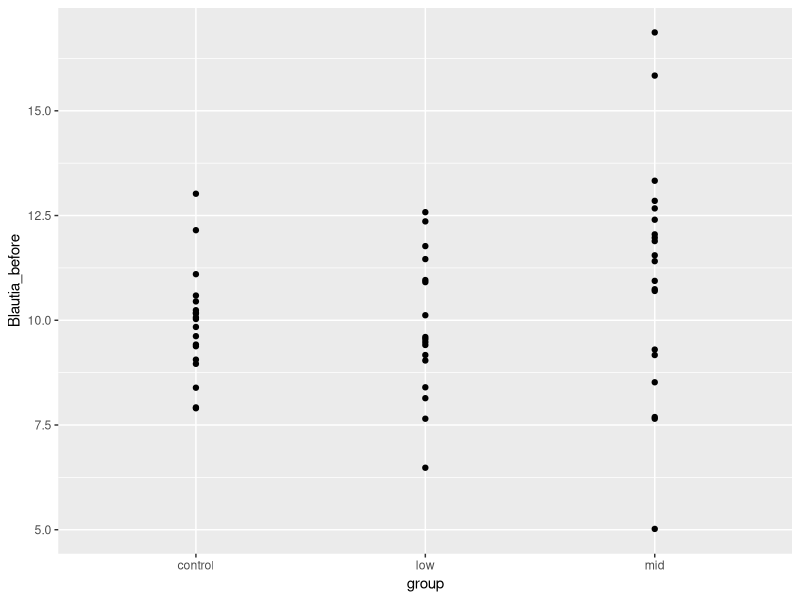
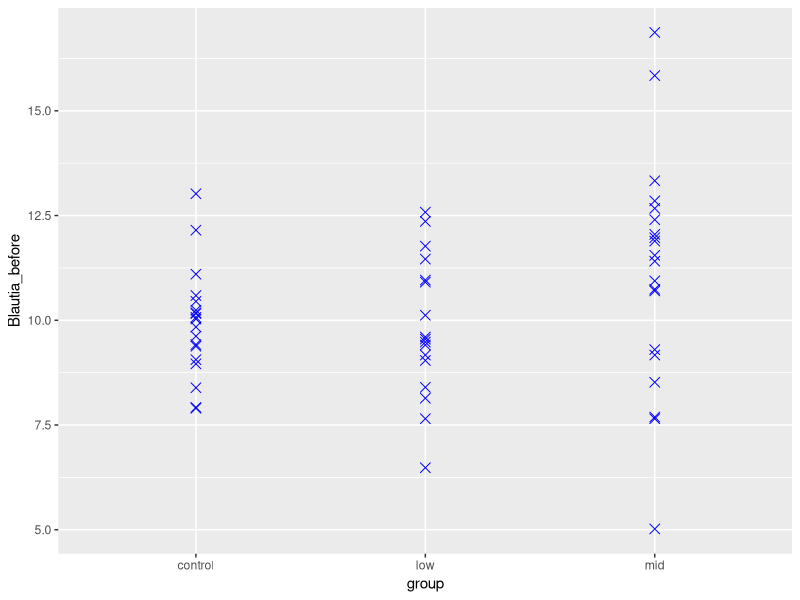
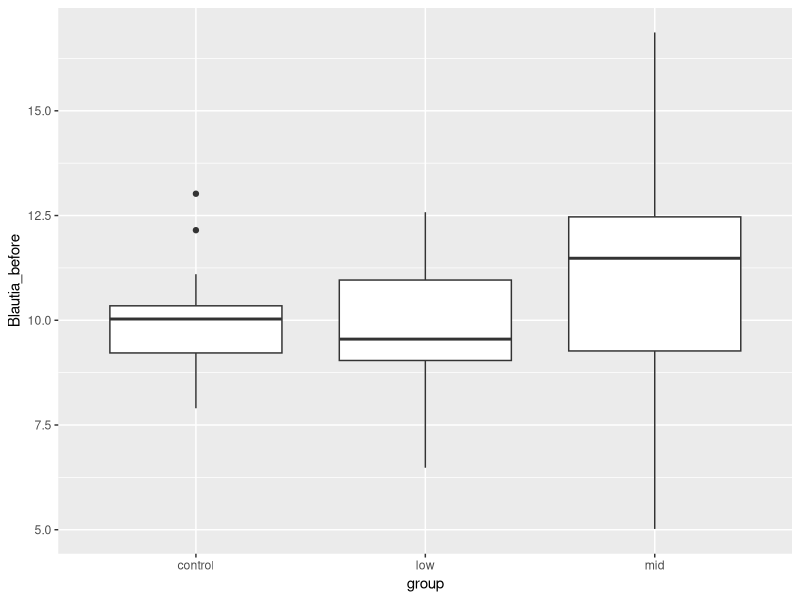
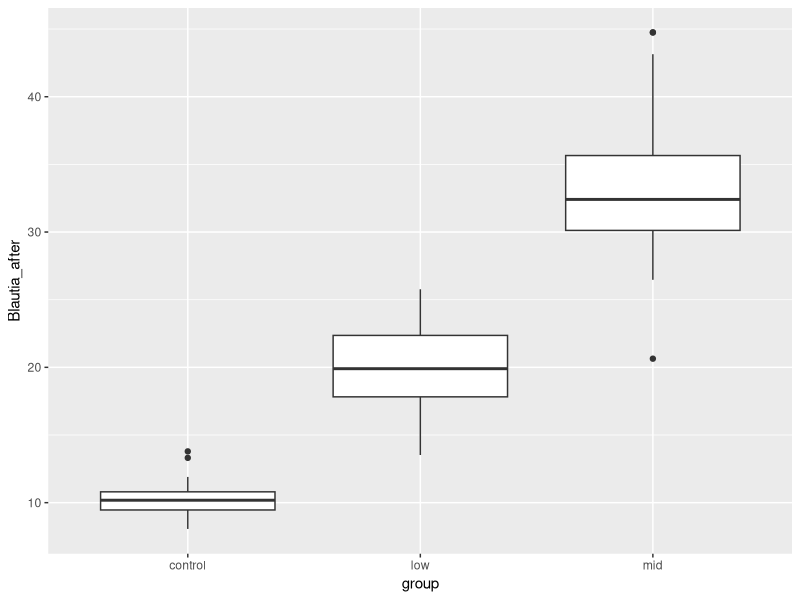
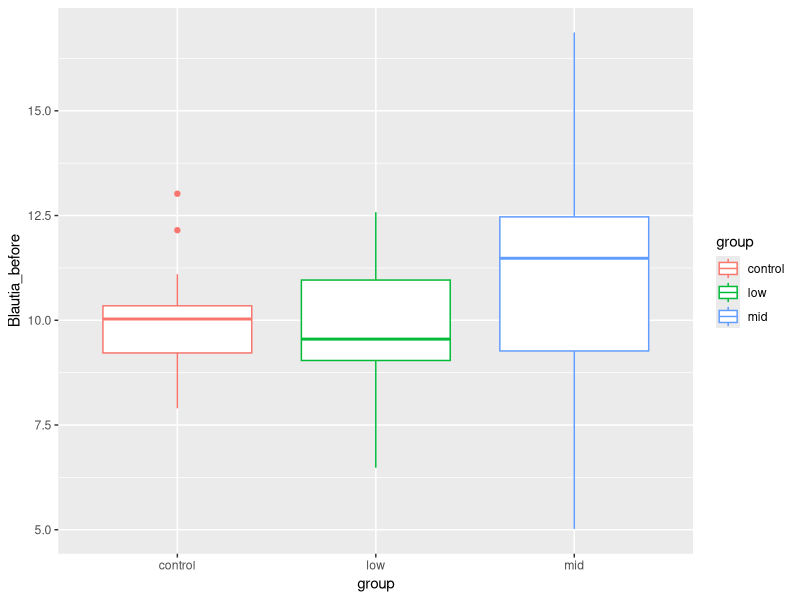
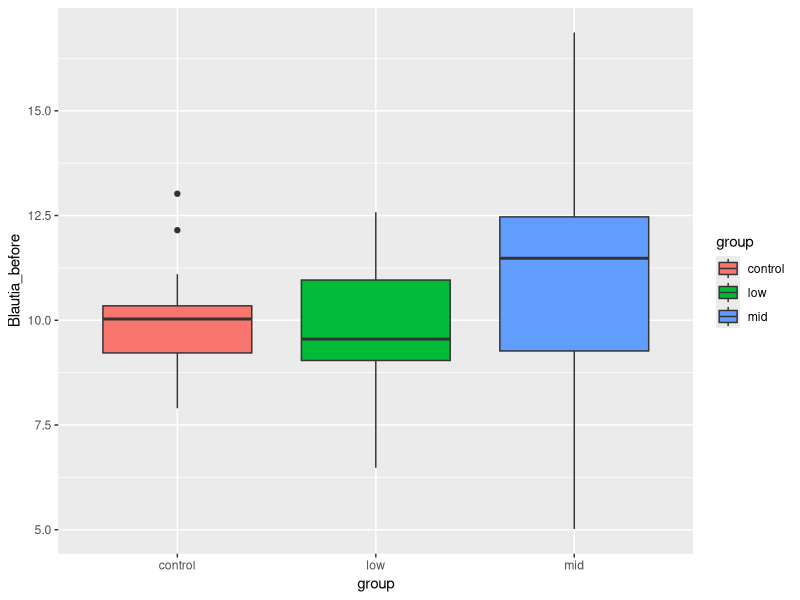
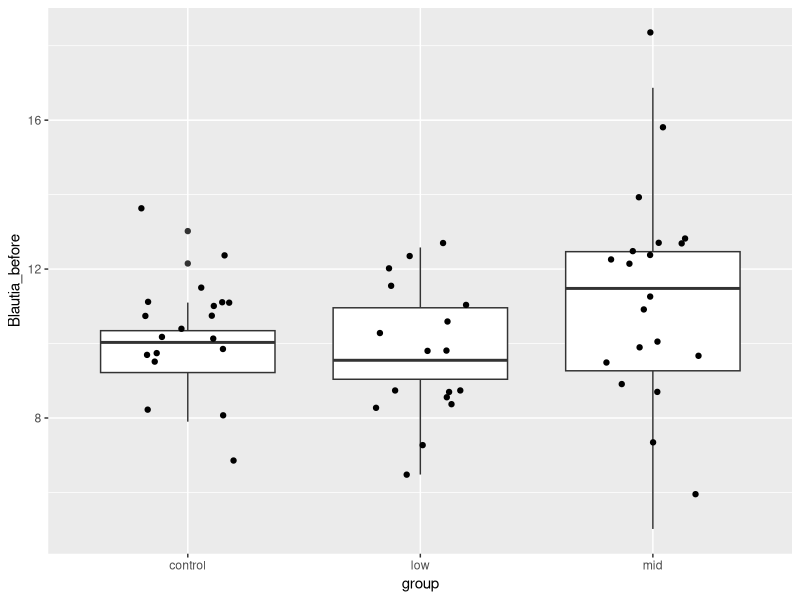

The R source for these figures, in order:

a<- c(1,2,3)
a
mean(a)

#### 패키지(package) ####

# 패키지 설치

install.packages("ggplot2")# 괄호안에 설치할 패키지 이름 입력, 앞 뒤에 따옴표를 넣어야함
library("ggplot2") # 패키지를 로드하기, 따옴표를 넣어도 되고 안 넣어도 됨

#### R 데이터 프레임 다루기 ####
### 외부데이터 이용하기
### csv 파일 불러오기
# csv란? 대부분 프로그램에서 사용하는 범용 데이터 파일 
# CSV : Comma-Seperated Values)

## 데이터 설명 : 병원에 방문한 개들에게 프로바이오틱스를 먹이기 전, 
## blautia 균의 양을 측정하고 프로바이오틱스를 먹인후 blautia 균의 양을 측정하여 
## 영양제의 치료효과를 확인함
## id : 방문견 번호
## group: low- 저용양  mid- 중간용량  control- 먹이지 않음
## gender : 성별,  F=Female/암컷  M=Male/수컷 
## age : 나이, 단위는 년
## BW : 몸무게  body weight,  단위는 kg
## BW_before : 프리바이오틱스를 먹기전 몸무게
## BW_after : 프리바이오틱스를 먹은후후 몸무게
## Blautia_before : 프리바이오틱스를 먹기전 blautia 균의 양
## Blautia_after : 프리바이오틱스를 먹은후 blautia 균의 양


## 데이터 프레임 파악하기  
## 데이터가 주어질때 가장 먼저 하는일 : 데이터의 전반적인 구조 파악
getwd()
setwd("D:/vetpub_R")
getwd()
dog <- read.csv("csv_data.csv")
dog

head(dog) # 앞에서 부터 6행까지 출력
summary(dog) # 전체 요약

mean(dog$BW_before) # 프리바이오틱스를 먹기전 몸무게 평균 mean
sd(dog$BW_before) # 프리바이오틱스를 먹기전 몸무게 표준편차, standard deviation

mean(dog$BW_after) # 프리바이오틱스를 먹은후 몸무게 평균 mean
sd(dog$BW_after) # 프리바이오틱스를 먹은후 몸무게 표준편차, standard deviation

# dog를 데이터 테이블화
install.packages("data.table")
library("data.table")

dt<-data.table(dog)
# 그룹별 프로바이오틱스 급이 전 blautia 균량 평균 및 표준편차
dt[,list(mean=mean(Blautia_before),sd=sd(Blautia_before)),by=group]
# 그룹별 프로바이오틱스 급이 후 blautia  균량 평균 및 표준편차
dt[,list(mean=mean(Blautia_after),sd=sd(Blautia_after)),by=group]

#### 그래프 그려보기 ####

## ggplot(데이터이름) +  geom_기능(aes(변수정보))

## scatter plot 점그래프
# dog 데이터에서  x 축은 age로 y 는 bw로
ggplot(dog)+
  geom_point(aes(x=group, y=Blautia_before))

# 사이즈 3, 색깔 파란색, 모양 X자
ggplot(dog)+
  geom_point(aes(x=group, y=Blautia_before),size=3,color="blue",shape=4)

## boxplot
ggplot(data=dog, aes(x=group, y=Blautia_before))+
  geom_boxplot()

ggplot(data=dog, aes(x=group, y=Blautia_after))+
  geom_boxplot()


# group별로 색깔 부여
ggplot(data=dog, aes(x=group, y=Blautia_before, color=group))+
  geom_boxplot()

# box 안에 group색깔 부여
ggplot(data=dog, aes(x=group, y=Blautia_before, fill= group))+
  geom_boxplot()

# boxplot과 점그래프를 한번에
ggplot(data=dog, aes(x=group, y=Blautia_before))+
  geom_boxplot()+
  geom_jitter(size=1.5, width=0.2,height=1.5)

#### 데이터 통계분석 ####

dog

#### 첫번째 통계분석
## anova test
## 3 개의 다른 군에서 각 데이터 간의 통계적으로 차이점이 있는지 파악하는 분석

## dog  데이터에서 group 별로 before, 프로바이오틱스 먹기 전 blautia 균량간의 통계적 차이를 분석
before.aov <- aov(Blautia_before ~ group, data = dog)
summary(before.aov)

## dog  데이터에서 group 별로 after, 프로바이오틱스 먹기 후 blautia 균량간의 통계적 차이를 분석
after.aov <- aov(Blautia_after ~ group, data = dog)
summary(after.aov)

## 결과 해석
## p value < 0.05 : 통계적으로 유의한 차이
## p value > 0.05 : 통계적으로 유의미한 차이가 없다. 
## 프로바이오틱스를 먹기 전 blautia 균량간의 통계적 차이는 없었으나 
## 먹은후 그룹간에 통계적으로 유의한 균량의 차이를 보였다.

#### 2. paired t test 
## 같은 군내에서 프로바이오틱스 섭취전 후 간의 통계적인 차이가 있는지를 확인하는 분석

## 먼저 데이터프레임을 분해
# 저용량군 추출
low <- subset(dog,subset = group == 'low')
low

# low 에서 beforenormal, low 에서 treat 간의 paired-t-test
t.test(low$Blautia_before, low$Blautia_after, paired = TRUE)

## 결과해석
## 프로바이오틱스 투입 전후로 통계적으로 유의한 균량의 차이를 보였다.
## paired= TRUE 명령어 -> 같은 열에 있는 데이터를 짝지어서 분석할 때 쓰는 명령어
## 만약 데이터 숫자가 다르면 생략

# 중간용량군 추출
mid <- subset(dog,subset = group == 'mid')
mid
t.test(mid$Blautia_before, mid$Blautia_after, paired = TRUE)


# 대조군군 추출
con <- subset(dog,subset = group == 'control')
con
t.test(con$Blautia_before, con$Blautia_after, paired = TRUE)
